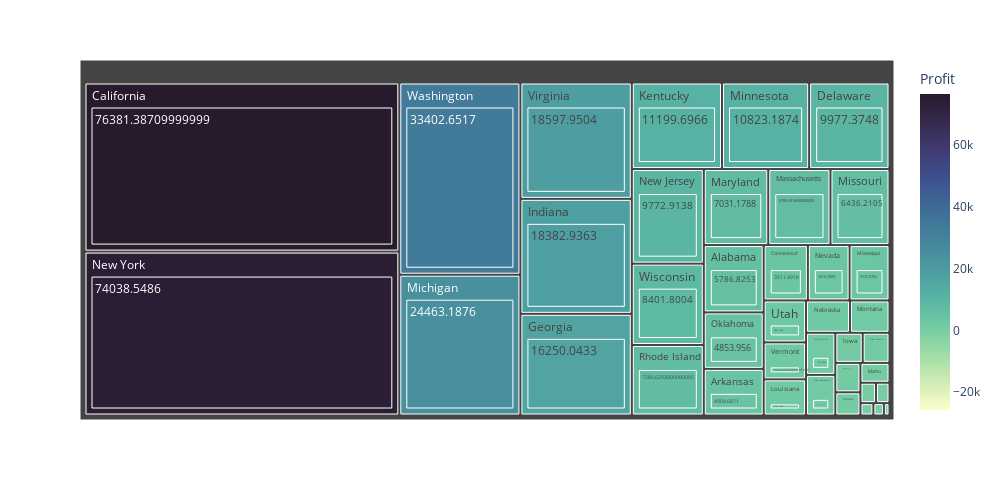

This figure's notebook cell:
### Code cell
fig=px.treemap(state_profit,path=["State","Profit"],color_continuous_scale="deep", values="Profit",color="Profit")
fig.update_layout(width=1000,height=500)
fig.show()

### Figure 1 — Plotly figure (JSON) as saved in the notebook; plotly's stock layout.template omitted (floating-point values rounded to 4 significant figures)
{"data": [{"branchvalues": "total", "customdata": [[-25730.0], [-16970.0], [-15560.0], [-12610.0], [-7491.0], [-6528.0], [-5342.0], [-3428.0], [-3399.0], [-1190.0], [100.2], [185.9], [230.1], [394.8], [454.5], [826.7], [836.4], [1060.0], [1157.0], [1184.0], [1707.0], [1769.0], [1833.0], [2037.0], [2196.0], [2245.0], [2547.0], [3173.0], [3317.0], [3511.0], [4009.0], [4854.0], [5787.0], [6436.0], [6786.0], [7031.0], [7286.0], [8402.0], [9773.0], [9977.0], [10820.0], [11200.0], [16250.0], [18380.0], [18600.0], [24460.0], [33400.0], [74040.0], [76380.0], [5787.0], [-3428.0], [4009.0], [76380.0], [-6528.0], [3511.0], [9977.0], [1060.0], [-3399.0], [16250.0], [826.7], [-12610.0], [18380.0], [1184.0], [836.4], [11200.0], [2196.0], [454.5], [7031.0], [6786.0], [24460.0], [10820.0], [3173.0], [6436.0], [1833.0], [2037.0], [3317.0], [1707.0], [9773.0], [1157.0], [74040.0], [-7491.0], [230.1], [-16970.0], [4854.0], [-1190.0], [-15560.0], [7286.0], [1769.0], [394.8], [-5342.0], [-25730.0], [2547.0], [2245.0], [18600.0], [33400.0], [185.9], [8402.0], [100.2]], "domain": {"x": [0, 1], "y": [0, 1]}, "hovertemplate": "labels=%{label}<br>Profit_sum=%{value}<br>parent=%{parent}<br>id=%{id}<br>Profit=%{color}<extra></extra>", "ids": ["Texas/-25729.3563", "Ohio/-16971.3766", "Pennsylvania/-15559.9603", "Illinois/-12607.887", "North Carolina/-7490.9122", "Colorado/-6527.8579", "Tennessee/-5341.6936", "Arizona/-3427.9246", "Florida/-3399.3017000000004", "Oregon/-1190.4705", "Wyoming/100.196", "West Virginia/185.9216", "North Dakota/230.1497", "South Dakota/394.8283", "Maine/454.4862", "Idaho/826.7231", "Kansas/836.4435", "District of Columbia/1059.5892999999999", "New Mexico/1157.1161", "Iowa/1183.8119", "New Hampshire/1706.5028", "South Carolina/1769.0566", "Montana/1833.3285", "Nebraska/2037.0942000000002", "Louisiana/2196.1023", "Vermont/2244.9782999999998", "Utah/2546.5335", "Mississippi/3172.9762", "Nevada/3316.7659", "Connecticut/3511.4918", "Arkansas/4008.6871", "Oklahoma/4853.956", "Alabama/5786.8253", "Missouri/6436.2105", "Massachusetts/6785.5016000000005", "Maryland/7031.1788", "Rhode Island/7285.6293000000005", "Wisconsin/8401.8004", "New Jersey/9772.9138", "Delaware/9977.3748", "Minnesota/10823.1874", "Kentucky/11199.6966", "Georgia/16250.0433", "Indiana/18382.9363", "Virginia/18597.9504", "Michigan/24463.1876", "Washington/33402.6517", "New York/74038.5486", "California/76381.38709999999", "Alabama", "Arizona", "Arkansas", "California", "Colorado", "Connecticut", "Delaware", "District of Columbia", "Florida", "Georgia", "Idaho", "Illinois", "Indiana", "Iowa", "Kansas", "Kentucky", "Louisiana", "Maine", "Maryland", "Massachusetts", "Michigan", "Minnesota", "Mississippi", "Missouri", "Montana", "Nebraska", "Nevada", "New Hampshire", "New Jersey", "New Mexico", "New York", "North Carolina", "North Dakota", "Ohio", "Oklahoma", "Oregon", "Pennsylvania", "Rhode Island", "South Carolina", "South Dakota", "Tennessee", "Texas", "Utah", "Vermont", "Virginia", "Washington", "West Virginia", "Wisconsin", "Wyoming"], "labels": ["-25729.3563", "-16971.3766", "-15559.9603", "-12607.887", "-7490.9122", "-6527.8579", "-5341.6936", "-3427.9246", "-3399.3017000000004", "-1190.4705", "100.196", "185.9216", "230.1497", "394.8283", "454.4862", "826.7231", "836.4435", "1059.5892999999999", "1157.1161", "1183.8119", "1706.5028", "1769.0566", "1833.3285", "2037.0942000000002", "2196.1023", "2244.9782999999998", "2546.5335", "3172.9762", "3316.7659", "3511.4918", "4008.6871", "4853.956", "5786.8253", "6436.2105", "6785.5016000000005", "7031.1788", "7285.6293000000005", "8401.8004", "9772.9138", "9977.3748", "10823.1874", "11199.6966", "16250.0433", "18382.9363", "18597.9504", "24463.1876", "33402.6517", "74038.5486", "76381.38709999999", "Alabama", "Arizona", "Arkansas", "California", "Colorado", "Connecticut", "Delaware", "District of Columbia", "Florida", "Georgia", "Idaho", "Illinois", "Indiana", "Iowa", "Kansas", "Kentucky", "Louisiana", "Maine", "Maryland", "Massachusetts", "Michigan", "Minnesota", "Mississippi", "Missouri", "Montana", "Nebraska", "Nevada", "New Hampshire", "New Jersey", "New Mexico", "New York", "North Carolina", "North Dakota", "Ohio", "Oklahoma", "Oregon", "Pennsylvania", "Rhode Island", "South Carolina", "South Dakota", "Tennessee", "Texas", "Utah", "Vermont", "Virginia", "Washington", "West Virginia", "Wisconsin", "Wyoming"], "marker": {"coloraxis": "coloraxis", "colors": [-25730.0, -16970.0, -15560.0, -12610.0, -7491.0, -6528.0, -5342.0, -3428.0, -3399.0, -1190.0, 100.2, 185.9, 230.1, 394.8, 454.5, 826.7, 836.4, 1060.0, 1157.0, 1184.0, 1707.0, 1769.0, 1833.0, 2037.0, 2196.0, 2245.0, 2547.0, 3173.0, 3317.0, 3511.0, 4009.0, 4854.0, 5787.0, 6436.0, 6786.0, 7031.0, 7286.0, 8402.0, 9773.0, 9977.0, 10820.0, 11200.0, 16250.0, 18380.0, 18600.0, 24460.0, 33400.0, 74040.0, 76380.0, 5787.0, -3428.0, 4009.0, 76380.0, -6528.0, 3511.0, 9977.0, 1060.0, -3399.0, 16250.0, 826.7, -12610.0, 18380.0, 1184.0, 836.4, 11200.0, 2196.0, 454.5, 7031.0, 6786.0, 24460.0, 10820.0, 3173.0, 6436.0, 1833.0, 2037.0, 3317.0, 1707.0, 9773.0, 1157.0, 74040.0, -7491.0, 230.1, -16970.0, 4854.0, -1190.0, -15560.0, 7286.0, 1769.0, 394.8, -5342.0, -25730.0, 2547.0, 2245.0, 18600.0, 33400.0, 185.9, 8402.0, 100.2]}, "name": "", "parents": ["Texas", "Ohio", "Pennsylvania", "Illinois", "North Carolina", "Colorado", "Tennessee", "Arizona", "Florida", "Oregon", "Wyoming", "West Virginia", "North Dakota", "South Dakota", "Maine", "Idaho", "Kansas", "District of Columbia", "New Mexico", "Iowa", "New Hampshire", "South Carolina", "Montana", "Nebraska", "Louisiana", "Vermont", "Utah", "Mississippi", "Nevada", "Connecticut", "Arkansas", "Oklahoma", "Alabama", "Missouri", "Massachusetts", "Maryland", "Rhode Island", "Wisconsin", "New Jersey", "Delaware", "Minnesota", "Kentucky", "Georgia", "Indiana", "Virginia", "Michigan", "Washington", "New York", "California", "", "", "", "", "", "", "", "", "", "", "", "", "", "", "", "", "", "", "", "", "", "", "", "", "", "", "", "", "", "", "", "", "", "", "", "", "", "", "", "", "", "", "", "", "", "", "", "", ""], "type": "treemap", "values": [-25730.0, -16970.0, -15560.0, -12610.0, -7491.0, -6528.0, -5342.0, -3428.0, -3399.0, -1190.0, 100.2, 185.9, 230.1, 394.8, 454.5, 826.7, 836.4, 1060.0, 1157.0, 1184.0, 1707.0, 1769.0, 1833.0, 2037.0, 2196.0, 2245.0, 2547.0, 3173.0, 3317.0, 3511.0, 4009.0, 4854.0, 5787.0, 6436.0, 6786.0, 7031.0, 7286.0, 8402.0, 9773.0, 9977.0, 10820.0, 11200.0, 16250.0, 18380.0, 18600.0, 24460.0, 33400.0, 74040.0, 76380.0, 5787.0, -3428.0, 4009.0, 76380.0, -6528.0, 3511.0, 9977.0, 1060.0, -3399.0, 16250.0, 826.7, -12610.0, 18380.0, 1184.0, 836.4, 11200.0, 2196.0, 454.5, 7031.0, 6786.0, 24460.0, 10820.0, 3173.0, 6436.0, 1833.0, 2037.0, 3317.0, 1707.0, 9773.0, 1157.0, 74040.0, -7491.0, 230.1, -16970.0, 4854.0, -1190.0, -15560.0, 7286.0, 1769.0, 394.8, -5342.0, -25730.0, 2547.0, 2245.0, 18600.0, 33400.0, 185.9, 8402.0, 100.2]}], "layout": {"coloraxis": {"colorbar": {"title": {"text": "Profit"}}, "colorscale": [[0, "rgb(253, 253, 204)"], [0.09091, "rgb(206, 236, 179)"], [0.1818, "rgb(156, 219, 165)"], [0.2727, "rgb(111, 201, 163)"], [0.3636, "rgb(86, 177, 163)"], [0.4545, "rgb(76, 153, 160)"], [0.5455, "rgb(68, 130, 155)"], [0.6364, "rgb(62, 108, 150)"], [0.7273, "rgb(62, 82, 143)"], [0.8182, "rgb(64, 60, 115)"], [0.9091, "rgb(54, 43, 77)"], [1, "rgb(39, 26, 44)"]]}, "height": 500, "legend": {"tracegroupgap": 0}, "margin": {"t": 60}, "width": 1000}}
